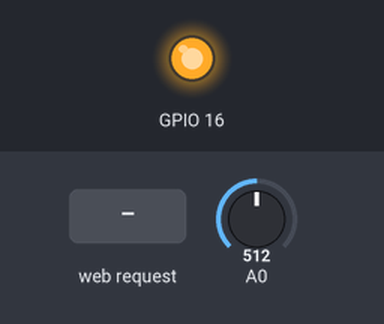
The sketch below on a simulated ESP8266 (NodeMCU). On the bench: output pins drawn as LEDs (lit = HIGH). Inputs (shaded band) come from the test bench; at power-on: A0 = 512. WiFi joins after 1.5 s; servers stay silent unless stated; what the sketch prints to the serial monitor is not drawn.

Above: at 2.7 s.
2.8 s: HTTP request GET /LED=OFF received
At 3.1 s:
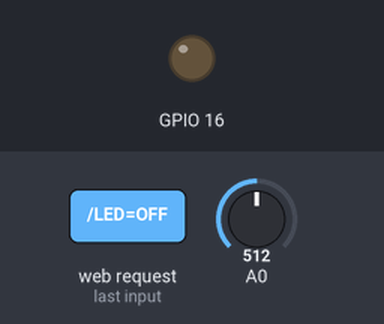
4.3 s: HTTP request GET /LED=ON received
At 5.4 s:
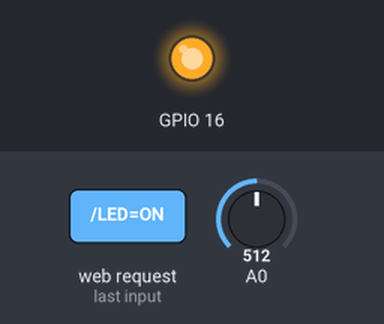
Timing chart, 0 to 7.3 s (numbered marks = the images above; inputs shaded):
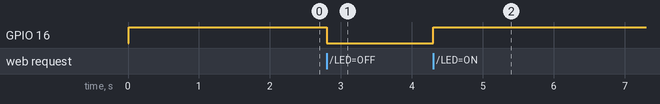

The sketch:

Video2_Esp8266_WebServerAprimorado.ino
```cpp
/**********
  Projeto IOT4U
  IFG Campus Goiânia
  Oficina 3 - Vídeo 2
  Autor:    Matheus Yosimura / Professor Carlos Silveira
  Objetivo: Aprimorar o Exemplo do Vídeo 1 da Oficina 3 inserindo um sensor de luminosidade e introduzindo as linguagens JavaScript e CSS na página web
*********/

// Biblioteca para funções de comunicação WiFi entre o ESP8266 e o Roteador
#include<ESP8266WiFi.h>

//Definição do Nome e Senha da rede que o ESP8266 irá acessar - O ESP8266 não conecta a redes 5G
const char* ssid = "VIVOFIBRA-D921";
const char* password = "ctaDtZj67X";

//Início do server wifi utilizando a porta 80 para comunicação com o navegador
WiFiServer server(80);

void setup() {
  //Declaração do pino analógico para o sensor de luminosidade
  pinMode(A0,INPUT);
  Serial.begin(115200);
  delay(10);
  //Declaração do LED externo no pino GPIO-16 / D0
  pinMode(16, OUTPUT);
  //O LED externo acende em HIGH e apaga em LOW
  digitalWrite(16, HIGH);
  Serial.println();
  Serial.println();
  Serial.print("Conectando ao WiFi: ");
  Serial.println(ssid);
  //Função para conectar o ESP8266 na rede WiFi
  WiFi.begin(ssid, password);
  //Imprime ponto até que o ESP8266 se conecte ao WiFi
  while (WiFi.status() != WL_CONNECTED) {
    delay(500);
    Serial.print(".");
  }
  Serial.println("");
  Serial.println("WiFi conectado");
  //Inicia o WebServer
  server.begin();
  Serial.println("Server iniciado");
  Serial.print("Use esta URL para se conectar: ");
  //Imrpime o enredeço para conectar no site do WebServer
  Serial.print("http://");
  Serial.print(WiFi.localIP());
  Serial.println("/");
}

void loop() {
  //Cria o objeto cliente do tipo WiFiClient
  WiFiClient client = server.available();
  //Verifica se o server está disponível para a comunicação
  if (!client) {
    return;
  }
  Serial.println("Novo Cliente");
  //Espera o cliente estar disponível para a comunicação
  while(!client.available()){
    delay(1);
  }
  //Armazena a requisição do cliente na string request
  String request = client.readStringUntil('\r');
  Serial.println(request);
  client.flush();
  //Cria variável value
  int value = HIGH;
  //Verifica a indexação da URL para ligar o LED
  if (request.indexOf("/LED=ON") != -1)  {
    //Liga o LED e altera o valor da variável value para HIGH
    digitalWrite(16, HIGH);
    value = HIGH;
  }
  //Verifica a indexação da URL para desligar o LED
  if (request.indexOf("/LED=OFF") != -1)  {
    //Desiga o LED e altera o valor da variável value para LOW
    digitalWrite(16, LOW);
    value = LOW;
  }
  //Página HTML que será enviada para o cliente
  client.println("HTTP/1.1 200 OK");
  client.println("Content-Type: text/html");
  client.println("");
  client.println("");
  client.println("");
  client.print("<!DOCTYPE html>");
  client.println("<html>");
  client.println(" <head>");
  client.println("<meta http-equiv=\"Content-Type\" content=\"text/html; charset=utf-8\"><meta http-equiv=\"Content-Type\" content=\"text/html; charset=utf-8\">");
  //Estilização da página utilizando CSS
  client.println("<style>");
  client.println(".container { text-align: center; }");
  client.println(".bt1{background-color:#00FF00;cursor:pointer;font-size:20px;}");
  client.println(".bt2{background-color:#FF0000;cursor:pointer;font-size:20px;}");
  client.println(".size{font-size:18px;}");
  client.println("</style>");
  //Script para atualizar a página a cada 2,5 segundos utilizando o JavaScript
  client.println("<script type=\"text/javascript\">");
  client.println("function Reload (){");
  client.println("window.location.reload();}");
  client.println(" </script>");
  client.println("<title>ESP8266</title>");
  client.println("</head>");
  client.println("<body onload=\"setInterval('Reload()',2500)\">");
  client.println("<h1 class=\"container\">LED</h1>");
  client.println("<p class=\"container size\">O LED está");
  //Imprime o estado do LED de acordo com o valor armazenado na variável value
  if(value == HIGH){
    client.println("LIGADO</p>");
  }else{
    client.println("DESLIGADO</p>");
  }
  client.println("<p class=\"container size\">Clique nos botões para ligar ou desligar o LED</p>");
  client.println("<h1 class=\"container\">");
  //Insere botões para facilitar o processo de controle do estado do LED
  client.println("<a href=\"/LED=ON\"><button class=\"bt1\">LIGAR</button></a>");
  client.println("<a href=\"/LED=OFF\"><button class=\"bt2\">DESLIGAR</button></a>");
  client.println("</h1>");
  client.println("<br>");
  client.println("<h1 class=\"container\"> SENSOR DE LUMINOSIDADE</h1>");
  client.print("<p class=\"container size\">O sensor está medindo ");
  //Apresenta o valor enviado pelo sensor de luminosidade para o ESP8266
  client.print(analogRead(A0));
  client.println("</p>");
  client.println("</body>");
  client.println("</html>");
  delay(1);
  Serial.println("Cliente desconectado");
  Serial.println("");
  }
```

Measured:
- after the input at 2.8 s, GPIO 16: HIGH → LOW at once
- after the input at 4.3 s, GPIO 16: LOW → HIGH at once
